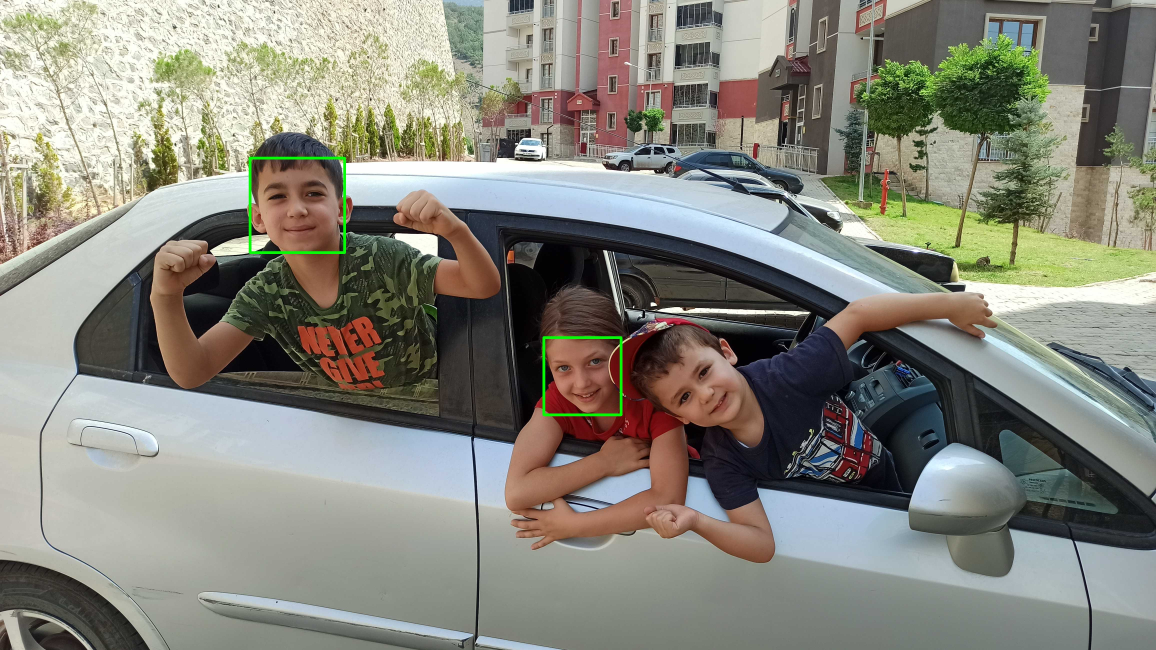
#> input picture result/IMG_20220824_111044_scaleFactor_1.05_minNeighbors_35.jpg, 4624 x 2600 px (shown at 1/4 size)
$ python merge_image_1_by_2.py
#> lines starting #> are read from the running program, lines starting #| are printed output that depends on the picture
import cv2
import numpy as np

img1name = "IMG_20220824_111044_scaleFactor_1.05_minNeighbors_35.jpg"
img2name = "IMG_20220824_111044_conf_0.5.jpg"
img1 = cv2.imread(img1name)
#> img1 is the input picture: shape (2600, 4624, 3); mean B, G, R 124, 134.2, 134.5
img2 = cv2.imread(img2name)
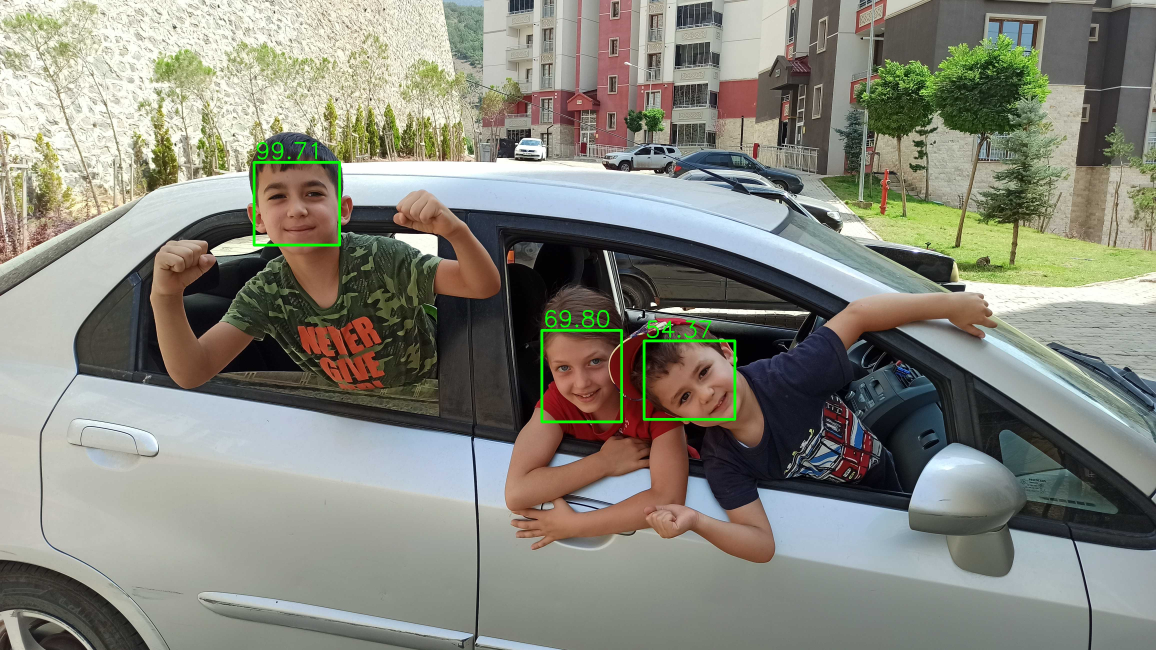
#> input picture result/IMG_20220824_111044_conf_0.5.jpg, 4624 x 2600 px (shown at 1/4 size)
#> img2 is the input picture: shape (2600, 4624, 3); mean B, G, R 123.9, 134.7, 134.4
img1name, img1Extension = img1name.rsplit('.', 1)
img2name, img2Extension = img2name.rsplit('.', 1)
imgName, k = "", 0
while True:
    if img1name[k] == img2name[k]:
        imgName = f"{imgName}{img1name[k]}"
        k = k+1
    else:
        imgName = imgName[0:-1] # drop the last letter that is _
        break

h, w, c = img1.shape
#> h = 2600; w = 4624; c = 3
img = np.zeros((h, 2*w, c), np.uint8)
img[:,0:w,:] = img1
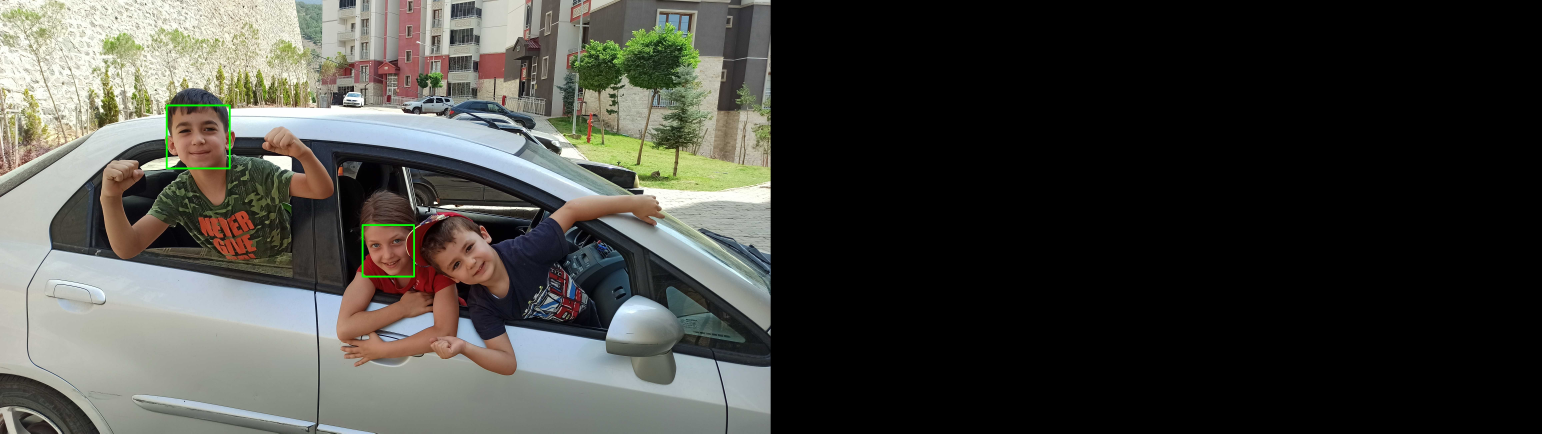
#> img: shape (2600, 9248, 3) (shown at 1/6 size); mean B, G, R 62, 67.1, 67.3
img[:,w:2*w,:] = img2
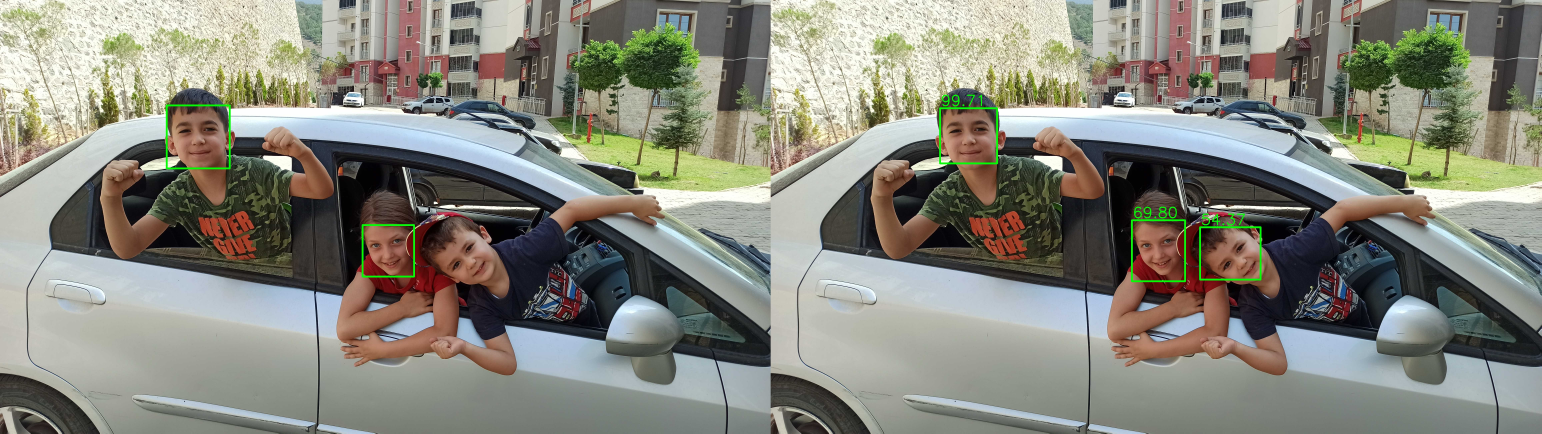
#> img: shape (2600, 9248, 3) (shown at 1/6 size); mean B, G, R 124, 134.4, 134.4

# resize image to display on screen
s = 0.15
rimg = cv2.resize(img, (int(s*img.shape[1]), int(s*img.shape[0])), 0)
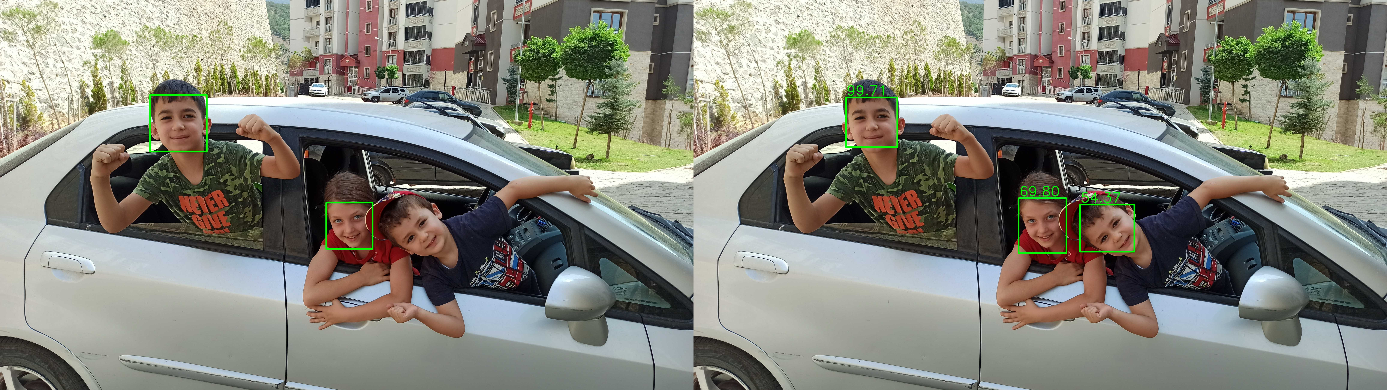
#> rimg: shape (390, 1387, 3); mean B, G, R 123.9, 134.3, 134.4
cv2.imshow("Merged image", rimg)
cv2.waitKey(0)
# save image
cv2.imwrite(f"{imgName}_merged_horizontally.jpg", img, [cv2.IMWRITE_JPEG_QUALITY, 50])
